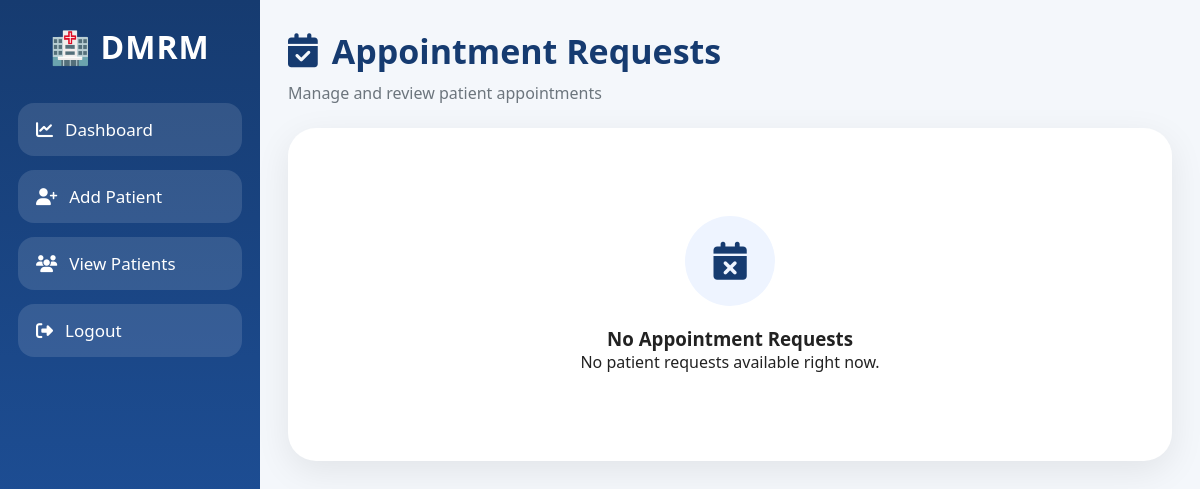
The page /appointments (signed in) on the database as committed earlier.
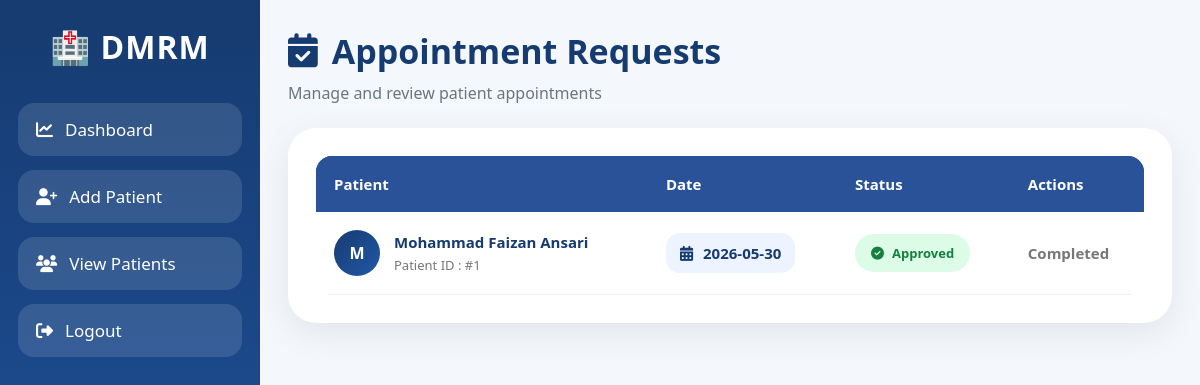
The same page on the database as committed later.
### tables this page shows
CREATE TABLE appointments (
        id INTEGER PRIMARY KEY AUTOINCREMENT,
        patient_id INTEGER,
        doctor_id INTEGER,
        patient_name TEXT,
        requested_date TEXT,
        status TEXT DEFAULT 'pending',
        message TEXT,
        FOREIGN KEY(patient_id) REFERENCES patients(id),
        FOREIGN KEY(doctor_id) REFERENCES doctors(id)
    );

### app.py (the view)
@app.route("/appointments")
def view_appointments():
    if not is_logged_in() or session.get("role") != "admin":
        return redirect("/login")
    doctor_id = session.get("doctor_id")
    conn = sqlite3.connect(DATABASE)
    conn.row_factory = sqlite3.Row
    cur = conn.cursor()
    cur.execute("SELECT * FROM appointments WHERE doctor_id=? ORDER BY id DESC", (doctor_id,))
    appointments = cur.fetchall()
    conn.close()
    return render_template("appointments.html", appointments=appointments)

### app.py (called while the page is built)
def is_logged_in():
    return session.get("logged_in")

### templates/appointments.html (shortened to what this page needs)
{% extends "base.html" %}
{% block content %}
<link
rel="stylesheet"
href="https://cdnjs.cloudflare.com/ajax/libs/font-awesome/6.5.1/css/all.min.css"
/>
<div class="appointment-header">
    <div>
        <h1 class="page-title">
            <i class="fa-solid fa-calendar-check"></i>
            Appointment Requests
        </h1>
        <p class="page-subtitle">
            Manage and review patient appointments
        </p>
    </div>
</div>
<div class="appointment-card">
{% if appointments %}
<div class="table-wrapper">
<table class="appointment-table">
<thead>
<tr>
<th>Patient</th>
<th>Date</th>
<th>Status</th>
<th>Actions</th>
</tr>
</thead>
<tbody>
{% for app in appointments %}
<tr>
<td>
<div class="patient-info">
<div class="avatar">
{{ app[3][0] }}
</div>
<div>
<div class="patient-name">
{{ app[3] }}
</div>
<div class="patient-id">
Patient ID : #{{ app[1] }}
</div>
</div>
</div>
</td>
<td>
<div class="date-box">
<i class="fa-solid fa-calendar-days"></i>
{{ app[4] }}
</div>
</td>
<td>
{% if app[5] == 'pending' %}
<div class="status pending">
<i class="fa-solid fa-clock"></i>
Pending
</div>
{% elif app[5] == 'approved' %}
<div class="status approved">
<i class="fa-solid fa-circle-check"></i>
Approved
</div>
{% elif app[5] == 'rejected' %}
<div class="status rejected">
<i class="fa-solid fa-circle-xmark"></i>
Rejected
</div>
{% endif %}
</td>
<td>
{% if app[5] == 'pending' %}
<div class="action-group">
<form
method="POST"
action="/appointments/{{ app[0] }}/approve"
>
<button
type="submit"
class="action-btn approve-btn"
>
<i class="fa-solid fa-check"></i>
Accept
</button>
</form>
<form
method="POST"
action="/appointments/{{ app[0] }}/reject"
>
<button
type="submit"
class="action-btn reject-btn"
>
<i class="fa-solid fa-xmark"></i>
Reject
</button>
</form>
</div>
{% else %}
<div class="completed-text">
Completed
</div>
{% endif %}
</td>
</tr>
{% endfor %}
</tbody>
</table>
</div>
{% else %}
<div class="empty-state">
<div class="empty-icon">
<i class="fa-solid fa-calendar-xmark"></i>
</div>
<h3>
No Appointment Requests
</h3>
<p>
No patient requests available right now.
</p>
</div>
{% endif %}
</div>
{% endblock %}

Rows that differ between the two databases and show on the page:
added appointments: patient_name "M", patient_name "Mohammad Faizan Ansari", patient "1", requested_date "2026-05-30", status "approved" (drawn)
Other text that changed with them:
text no longer shown: "No Appointment Requests No patient requests available right now."
text now shown: "Patient Date Status Actions"
